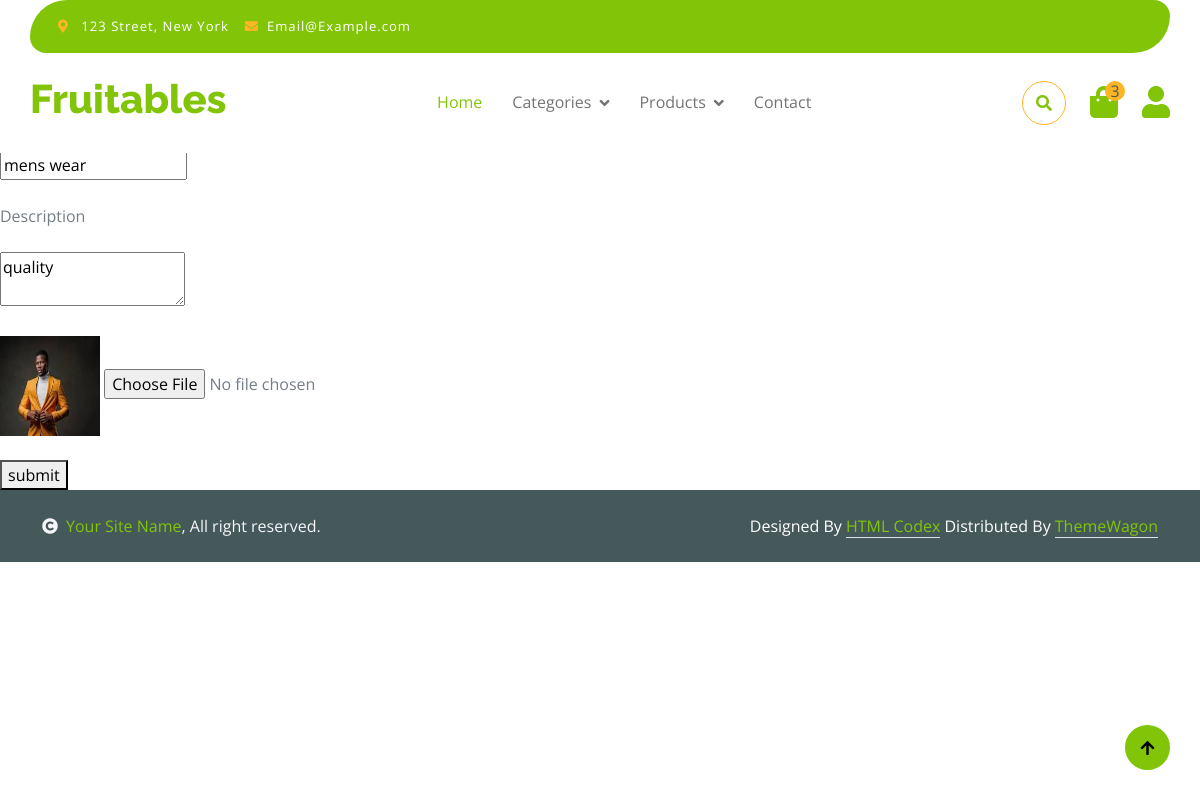
/textileapp/edit/2, run on the app's committed database.
### textileapp/models.py (models this page shows)
class category(models.Model):
    name = models.CharField(max_length=50, null=True, blank=True)
    description = models.CharField(max_length=50, null=True, blank=True)
    image = models.ImageField(upload_to="category_image",null=True,blank=True)

### textileapp/views.py (the view)
# urls.py: path('edit/<int:cat_id>',views.edit_categ,name='edit'),
def edit_categ(request,cat_id):
    data = category.objects.get(id=cat_id)
    return render(request,'edit_reg.html',{'data':data})

### textileapp/templates/edit_reg.html (shortened to what this page needs)
<!DOCTYPE html>
{% extends 'index.html' %}
{% block content %}
<html lang="en">
<head>
</head>
<body>
<div style="margin-top: 150px;">
    <form method="POST"  enctype="multipart/form-data" action="{% url 'update' data_id=data.id %}">
    <input value="{{data.name}}" name="name" placeholder="category"><br><br>
    <label>Description</label><br><br>
        <textarea  name="description">{{data.description}}</textarea><br><br>
     <img src="{{data.image.url}}" height="100px" width="100px">
    <input name="image" type="file" placeholder="profile"><br><br>
    <button type="submit">submit</button>
</form>
</div>
</body>
</html>
{% endblock %}

### data on the page
category: name "mens wear", description "quality", image (picture)
